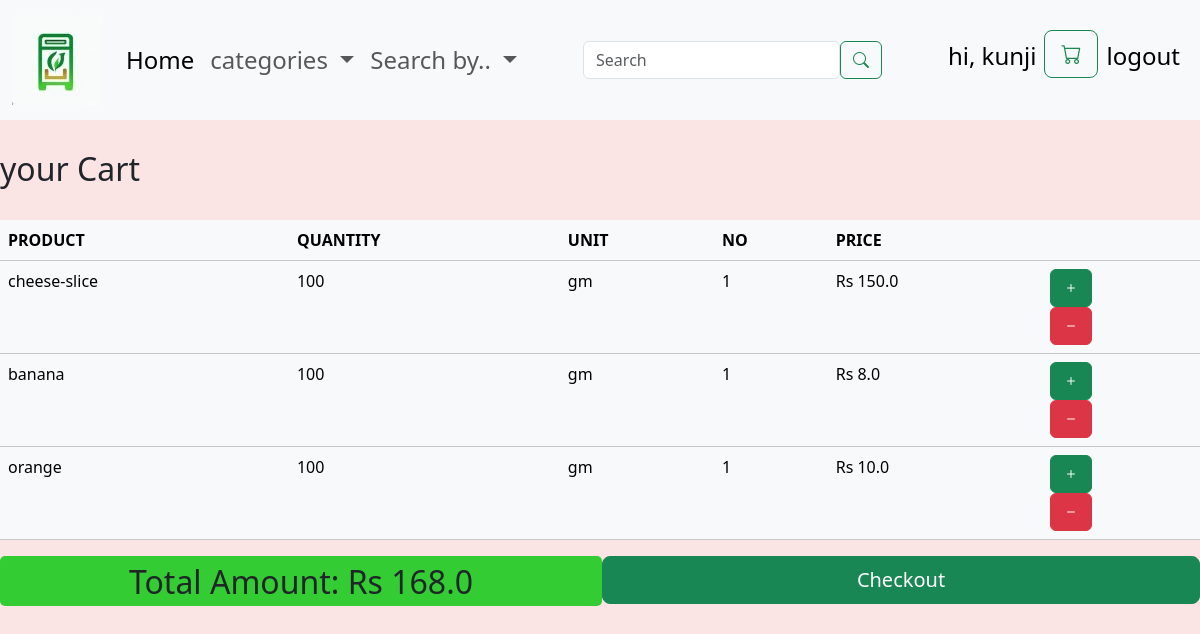
Screenshot of /cart (signed in) with the database file from the repository.
### application/models.py (models this page shows, shortened)
class user(db.Model,UserMixin):
    id=db.Column(db.Integer(),primary_key=True)
    uname=db.Column(db.String(length=30),nullable=False,unique=True)
    pswdhash=db.Column(db.String(length=60),nullable=False)
    role=db.Column(db.String(length=10),nullable=False,default='User')
    cart = db.relationship('Cart', backref='user', lazy=True)
    @property
    def password(self):
        return self.password

class Cart(db.Model):
    id = db.Column(db.Integer(), primary_key=True)
    pname = db.Column(db.String(length=15), nullable=False)
    Pid = db.Column(db.Integer, db.ForeignKey('prod.id', name='fkpid'))
    qty = db.Column(db.Integer(), nullable=False)
    unit = db.Column(db.String(length=15), nullable=False)
    price = db.Column(db.Float, nullable=False)
    user_id = db.Column(db.Integer(), db.ForeignKey('user.id', name='fkuid'), nullable=False)
    no=db.Column(db.Integer(),nullable=False)

### application/controllers.py (the view)
@app.route('/cart',methods=['GET','POST'])
def cart():
    tp=db.session.query(func.sum(Cart.no*Cart.price)).scalar()
    print(tp)
    cart=current_user.cart
    return render_template('cart.html',cart=cart,tp=tp)

### application/models.py (called while the page is built)
@login_manager.user_loader
def load_user(user_id):
    return user.query.get(int(user_id))

### templates/cart.html (shortened to what this page needs)
{%extends 'base.html'%}
{%block content%}
<div class="cartcont">
        <h2>your Cart</h2>
        <br>
    <table class="table table-hover table-light">
        <thead>
            <tr>
                <th scope="col">PRODUCT</th>
                <th scope="col">QUANTITY</th>
                <th scope="col">UNIT</th>
                <th scope="col">NO</th>
                <th scope="col">PRICE</th>
                <th scope="col"></th>
            </tr>
        </thead>
        <tbody>
            {%for i in cart%}
                <tr>
                    <td>{{i.pname}}</td>
                    <td>{{i.qty*i.no}}</td>
                    <td>{{i.unit}}</td>
                    <td>{{i.no}}</td>
                    <td>Rs {{i.no*i.price}}</td>
                    <td>
                        <div class="ad">
                        <form action="{{ url_for('modifycart', prodid=i.Pid) }}" method="post">
                            <button class="btn btn-outline btn-success" type="submit" name="action" value="add">
                            <i class="bi bi-plus"></i>
                        </button>
                        </form>
                        <form action="{{ url_for('modifycart', prodid=i.Pid) }}" method="post">
                            <button class="btn btn-outline btn-danger" type="submit" name="action" value="remove">
                            <i class="bi bi-dash"></i>
                        </button>
                        </form>
                        </div>
                    </td>
                </tr>
            {%endfor%}
        </tbody>
    </table>
    <div class="cbt">
          {%if tp %}
          <div class="tp">Total Amount:  Rs {{tp}}</div>
          <div class="co">
          <form action="{{ url_for('checkout') }}" method="post">
            <button type="submit" class="btn btn-lg btn-block btn-success cobtn">Checkout</a>
          </form>
          </div>
          {%else%}
          <div class="tp">your cart is empty!</div>
          {%endif%}
        </div>
    </div>
{%endblock%}

### templates/base.html (shortened to what this page needs)
<!doctype html>
<html lang="en">
   <head>
      <link href="https://cdn.jsdelivr.net/npm/bootstrap@5.3.1/dist/css/bootstrap.min.css" rel="stylesheet">
      <link href="https://cdn.jsdelivr.net/npm/bootstrap-icons@1.10.5/font/bootstrap-icons.min.css" rel="stylesheet">
      <link rel="stylesheet" href="static/css/hp.css">
      <link rel="stylesheet" href="static/css/fs.css">
      <link rel="stylesheet" href="static/css/base.css">
      <link rel="stylesheet" href="static/css/cart.css">
   </head>
   <body>
      <nav class="navbar navbar-expand-md bg-body-tertiary">
        <div class="container-fluid">
          <a class="navbar-brand" href="#"><img src="{{ url_for('static', filename='images/logo/small.jpg') }}" alt="logo"> </a>
          <div class="collapse navbar-collapse" id="navbarSupportedContent">
            <ul class="navbar-nav mb-2 mb-lg-0">
              <li class="nav-item">
                <a class="nav-link active" aria-current="page" href="{{url_for('hp')}}">Home</a>
              </li>
              <li class="nav-item dropdown">
                <a class="nav-link dropdown-toggle" href="#" role="button" data-bs-toggle="dropdown" aria-expanded="false">
                    categories
                </a>
              </li>
              <li class="nav-item dropdown">
                <a class="nav-link dropdown-toggle" href="#" role="button" data-bs-toggle="dropdown" aria-expanded="false">
                  Search by..
                </a>
              </li>
            </ul>
            <ul class="navbar-nav mx-auto">
              <li class="nav-item">
                  <form class="d-flex" role="search" action="/fsearch" method="GET">
                      <input class="form-control" style="max-width: 700px;" type="search" name="search" placeholder="Search" aria-label="Search">
                      <button class="btn btn-outline-success" type="submit">
                          <i class="bi bi-search"></i>
                      </button>
                  </form>
              </li>
             </ul>
            <ul class="navbar-nav mb-2 navright">
            <li class="nav-item ">
              <a class="nav-link active custom-link" aria-current="page" href="#">hi, {{current_user.uname}}</a>
            </li>
            <li class="nav-item">
            <a href="{{ url_for('cart') }}" class="btn btn-outline-success btn-lg">
            <i class="bi bi-cart bi-lg"></i>
            </a>
            </li>
            <li class="nav-item ">
                <a class="nav-link active custom-link" aria-current="page" href="{{ url_for('logout') }}">logout</a>
            </li>
          </ul>
          </div>
        </div>
      </nav>
            {%block content%}
            {% endblock %}
   </body>
</html>

### static/css/base.css (style rules this page uses)
.navbar { position: fixed; top: 0; left: 0; width: 100%; padding: 10px 0; z-index: 9999; }
.nav-item { font-size:x-large; }
html { scroll-behavior: smooth; }

### static/css/cart.css (style rules this page uses)
.cartcont { margin-top: 150px; }
.cartcont .cbt { display: flex; max-width: 2250px; border: 0px solid white; justify-content:space-between; flex-wrap: wrap; }
.cartcont .cbt .tp { border: 0px solid green; border-radius: 5px; flex: 1; text-align: center; padding: 2px; height: 50px; font-size:xx-large; background-color: rgb(51,204,51); }
.cartcont .cbt .co { flex: 1; }
.cobtn { width: 100%; }

### templates/base.html (style rules this page uses)
body { background-color: rgb(250, 228, 228); }

### rows the page displays
user: uname "kunji"
Cart: pname "cheese-slice", i.qty*i.no "100", unit "gm", no "1", i.no*i.price "150.0"
Cart: pname "banana", i.qty*i.no "100", unit "gm", no "1", i.no*i.price "8.0"
Cart: pname "orange", i.qty*i.no "100", unit "gm", no "1", i.no*i.price "10.0"

### other values shown
{{ tp }} "168.0"
